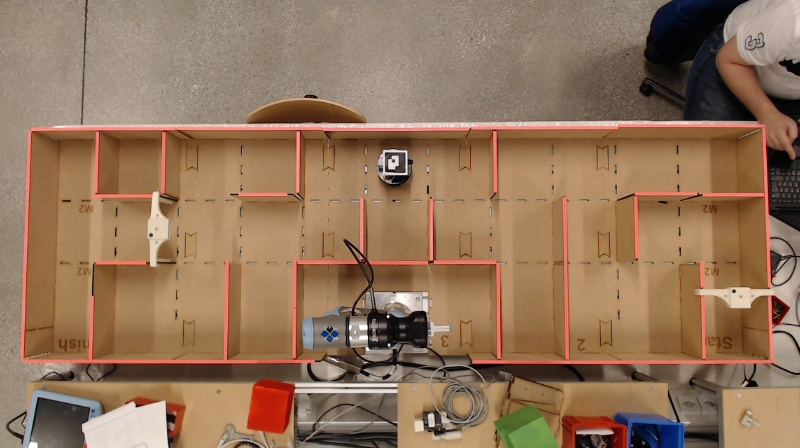
#> input picture t2.jpg, 800 x 448 px
$ jupyter execute opencv.ipynb
#> lines starting #> are read from the running program, lines starting #| are printed output that depends on the picture; after the words box and inside, x2 and y2 are one past the last pixel; in counts of white or black regions, pixels touching at a corner belong together
[cell 1]
import cv2
import numpy as np
import matplotlib.pyplot as plt
img = cv2.imread('../t2.jpg')
#> img is the input picture: shape (448, 800, 3); mean B, G, R 90.8, 116.6, 147
img_rgb = cv2.cvtColor(img, cv2.COLOR_BGR2RGB)

# Convert to HSV
img_hsv = cv2.cvtColor(img, cv2.COLOR_BGR2HSV)
#> img_hsv: shape (448, 800, 3); mean H, S, V 17.9, 101.1, 147.8

# Pink can wrap around the hue range depending on lighting/camera,
# so we use two ranges and combine them.
lower_pink_1 = np.array([140, 60, 60])
upper_pink_1 = np.array([179, 255, 255])

lower_pink_2 = np.array([0, 60, 60])
upper_pink_2 = np.array([7, 255, 255])

mask1 = cv2.inRange(img_hsv, lower_pink_1, upper_pink_1)
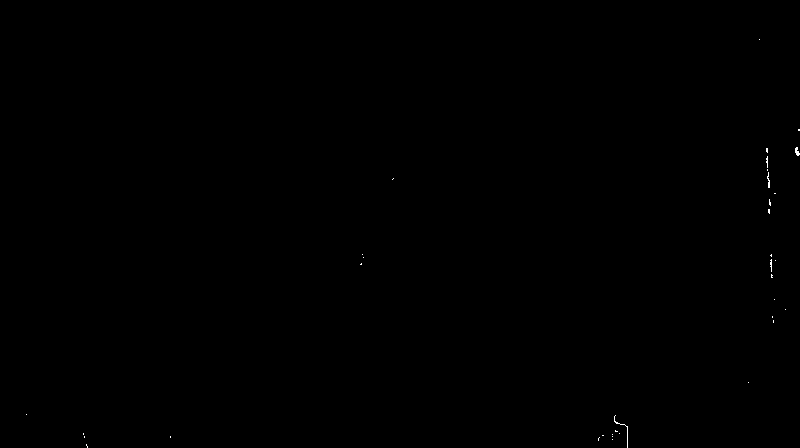
#> mask1: shape (448, 800); 0.06% white in thin lines or dots, all inside (x1, y1, x2, y2) = (26, 39, 800, 448)
mask2 = cv2.inRange(img_hsv, lower_pink_2, upper_pink_2)
#> mask2: shape (448, 800); 5% white; 125 white regions (111 under 20 px), largest, box (x1, y1, x2, y2) and area: (20, 123, 776, 367) 9140, (429, 197, 791, 367) 3646, (248, 378, 297, 434) 2073

pink_mask = cv2.bitwise_or(mask1, mask2)
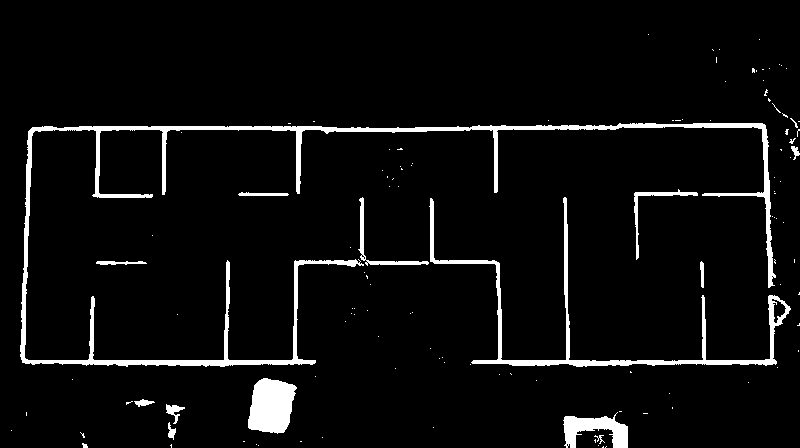
#> pink_mask: shape (448, 800); 5.1% white; 121 white regions (105 under 20 px)

plt.title("Pink Mask")
plt.imshow(pink_mask)
plt.axis('on')
plt.gca().invert_yaxis()

[cell 2]
import cv2
import numpy as np
import matplotlib.pyplot as plt

# Find contours from the mask
contours, _ = cv2.findContours(pink_mask, cv2.RETR_EXTERNAL, cv2.CHAIN_APPROX_SIMPLE)
#> contours = 121 contours, 108 with area under 20; largest, box (x1, y1, x2, y2) and area: (20, 123, 776, 367) 7144, (429, 197, 791, 367) 2994, (248, 378, 297, 434) 1990, (563, 412, 628, 448) 1100, (358, 197, 429, 266) 363

if contours:
    # Take the largest contour
    largest_contour = max(contours, key=cv2.contourArea)
#> largest_contour = contour of 820 points, box (x1, y1, x2, y2) (20, 123, 776, 367), area 7144

    # Bounding box (STRICT detection)
    x, y, w, h = cv2.boundingRect(largest_contour)
#> x = 20; y = 123; w = 756; h = 244

    # --- Padding ONLY for cropping ---
    pad = int(0.01 * max(w, h))  # 1% padding
#> pad = 7

    h_img, w_img = img.shape[:2]

    x1 = max(x - pad, 0)
#> x1 = 13
    y1 = max(y - pad, 0)
#> y1 = 116
    x2 = min(x + w + pad, w_img)
#> x2 = 783
    y2 = min(y + h + pad, h_img)
#> y2 = 374

    print(f"Original Box: (x={x}, y={y}, x2={x2}, y2={y2})")
#| Original Box: (x=20, y=123, x2=783, y2=374)
    # Crop with padding
    cropped = img[y1:y2, x1:x2]

    # Draw ORIGINAL (no padding) bounding box
    img_box = img.copy()
    cv2.rectangle(img_box, (x, y), (x+w, y+h), (0, 255, 0), 2)
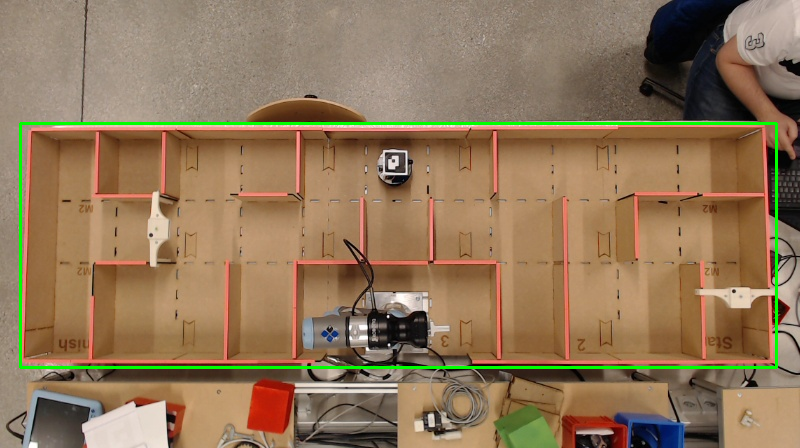
#> img_box: shape (448, 800, 3); 1.67% of pixels changed, all inside (x1, y1, x2, y2) = (19, 122, 778, 369)

    # Convert BGR → RGB
    img_box_rgb = cv2.cvtColor(img_box, cv2.COLOR_BGR2RGB)
    cropped_rgb = cv2.cvtColor(cropped, cv2.COLOR_BGR2RGB)

    # Plot
    plt.figure(figsize=(10, 5))

    plt.subplot(1, 2, 1)
    plt.title("Detected Area (No Padding)")
    plt.imshow(img_box_rgb)
    plt.axis('on')
    plt.gca().invert_yaxis()

    plt.subplot(1, 2, 2)
    plt.title("Cropped (With Padding)")
    plt.imshow(cropped_rgb)
    plt.axis('on')
    plt.gca().invert_yaxis()


    plt.tight_layout()
    plt.show()

else:
    print("No pink object detected")

[cell 3]
cropped_mask = pink_mask[y1:y2, x1:x2]
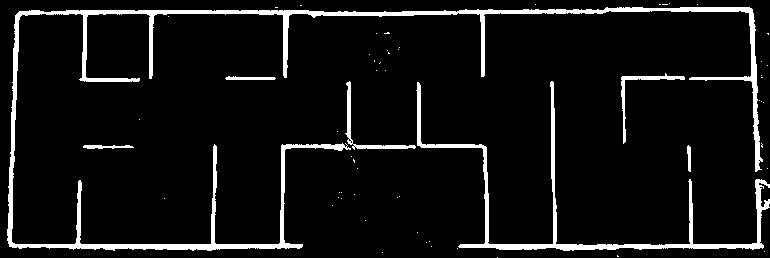
#> cropped_mask: shape (258, 770); 7.2% white; 60 white regions (53 under 20 px)

contours, _ = cv2.findContours(cropped_mask, cv2.RETR_TREE, cv2.CHAIN_APPROX_SIMPLE)
#> contours = 64 contours, 57 with area under 20; largest, box (x1, y1, x2, y2) and area: (7, 7, 763, 251) 7144, (416, 81, 770, 251) 2739, (345, 81, 416, 150) 363, (621, 73, 685, 144) 300, (225, 76, 276, 80) 102, (83, 145, 134, 149) 90, (687, 145, 691, 172) 58

# Keep only large ones
min_area = 200
filtered = [cnt for cnt in contours if cv2.contourArea(cnt) > min_area]
#> filtered = 4 contours; box (x1, y1, x2, y2) and area: (7, 7, 763, 251) 7144, (416, 81, 770, 251) 2739, (345, 81, 416, 150) 363, (621, 73, 685, 144) 300

cropped_draw = cropped.copy()
k= cv2.drawContours(cropped_draw, filtered, -1, (0, 255, 0), 2)
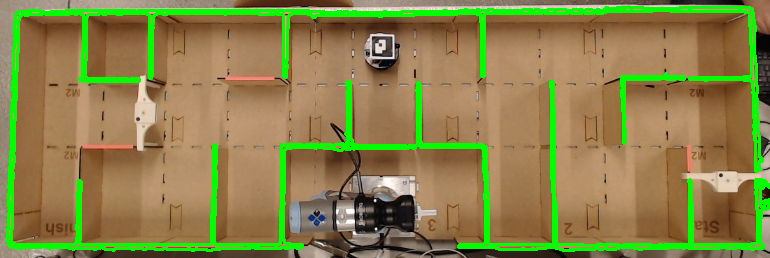
#> k: shape (258, 770, 3); mean B, G, R 73.7, 130.1, 136.7
k = cv2.cvtColor(k, cv2.COLOR_BGR2RGB)

plt.figure(figsize=(6, 6))
plt.title("Contours in Cropped Region")
plt.imshow(k)
plt.axis('on')
plt.gca().invert_yaxis()
plt.show()

[cell 4]
cropped_mask = pink_mask[y1:y2, x1:x2]

contours, _ = cv2.findContours(cropped_mask, cv2.RETR_TREE, cv2.CHAIN_APPROX_SIMPLE)

min_area = 200
filtered = [cnt for cnt in contours if cv2.contourArea(cnt) > min_area]

# Create blank image (black background)
blank = np.zeros_like(cropped)

# Draw contours only
cv2.drawContours(blank, filtered, -1, (0, 255, 0), 2)
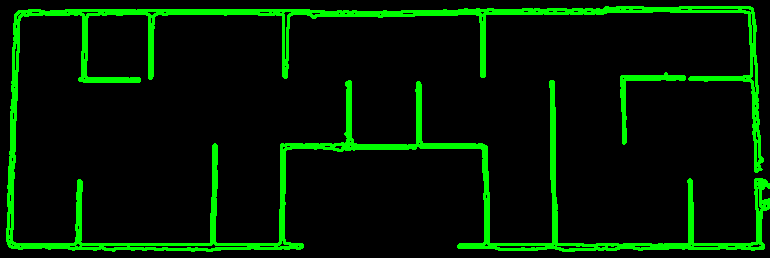
#> blank: shape (258, 770, 3); mean of channels 0, 1, 2 0, 25.3, 0; drawn as B, G, R

# Convert for display
blank_rgb = cv2.cvtColor(blank, cv2.COLOR_BGR2RGB)

plt.figure(figsize=(6, 6))
plt.title("Contours Only")
plt.imshow(blank_rgb)
plt.axis('on')
plt.gca().invert_yaxis()
plt.show()

[cell 5]
# Binary wall image from pink mask
wall_bin = (cropped_mask > 0).astype(np.uint8) * 255

plt.figure(figsize=(8, 4))
plt.title("Binary Wall Mask")
plt.imshow(wall_bin, cmap="gray", origin="lower")
plt.xlabel("x")
plt.ylabel("y")

plt.show()

[cell 6]
kernel = np.ones((3, 3), np.uint8)

wall_clean = cv2.morphologyEx(wall_bin, cv2.MORPH_OPEN, kernel)
#> wall_clean: shape (258, 770); 6.9% white; 17 white regions (4 under 20 px), largest, box (x1, y1, x2, y2) and area: (7, 10, 345, 251) 3634, (417, 83, 770, 251) 3108, (46, 10, 457, 82) 2787
wall_clean = cv2.morphologyEx(wall_clean, cv2.MORPH_CLOSE, kernel)
#> wall_clean: shape (258, 770); 7% white; 12 white regions (2 under 20 px), largest, box (x1, y1, x2, y2) and area: (7, 7, 761, 251) 8957, (356, 83, 770, 251) 3369, (550, 82, 555, 192) 406

plt.figure(figsize=(8, 4))
plt.title("Cleaned Wall Mask")
plt.imshow(wall_clean, cmap="gray", origin="lower")
plt.xlabel("x")
plt.ylabel("y")

plt.show()

[cell 7]
h, w = wall_clean.shape

# Horizontal extraction
h_kernel = cv2.getStructuringElement(cv2.MORPH_RECT, (25, 1))
horizontal = cv2.morphologyEx(wall_clean, cv2.MORPH_OPEN, h_kernel)
#> horizontal: shape (258, 770); 3.6% white; 10 white regions, largest, box (x1, y1, x2, y2) and area: (17, 7, 753, 16) 2886, (459, 244, 764, 250) 1403, (9, 244, 303, 250) 1392

# Vertical extraction
v_kernel = cv2.getStructuringElement(cv2.MORPH_RECT, (1, 25))
vertical = cv2.morphologyEx(wall_clean, cv2.MORPH_OPEN, v_kernel)
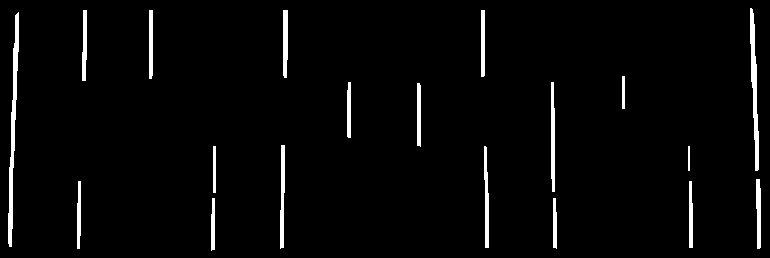
#> vertical: shape (258, 770); 3% white; 19 white regions, largest, box (x1, y1, x2, y2) and area: (8, 12, 19, 247) 982, (750, 8, 759, 171) 728, (551, 82, 555, 192) 401

plt.figure(figsize=(12, 4))

plt.subplot(1, 2, 1)
plt.title("Horizontal Walls")
plt.imshow(horizontal, cmap="gray", origin="lower")
plt.xlabel("x")
plt.ylabel("y")

plt.subplot(1, 2, 2)
plt.title("Vertical Walls")
plt.imshow(vertical, cmap="gray", origin="lower")
plt.xlabel("x")
plt.ylabel("y")

plt.tight_layout()

plt.show()

[cell 8]
# Projection profiles
x_profile = vertical.sum(axis=0)
#> x_profile = 770 values, max 43095 at index 283, min 0 at index 0, mean 1969.1
y_profile = horizontal.sum(axis=1)
#> y_profile = 258 values, max 159375 at index 11, min 0 at index 0, mean 7034.2

plt.figure(figsize=(12, 4))

plt.subplot(1, 2, 1)
plt.title("X Profile from Vertical Walls")
plt.plot(x_profile)
plt.xlabel("x")
plt.ylabel("sum")

plt.subplot(1, 2, 2)
plt.title("Y Profile from Horizontal Walls")
plt.plot(y_profile)
plt.xlabel("y")
plt.ylabel("sum")

plt.tight_layout()

plt.show()
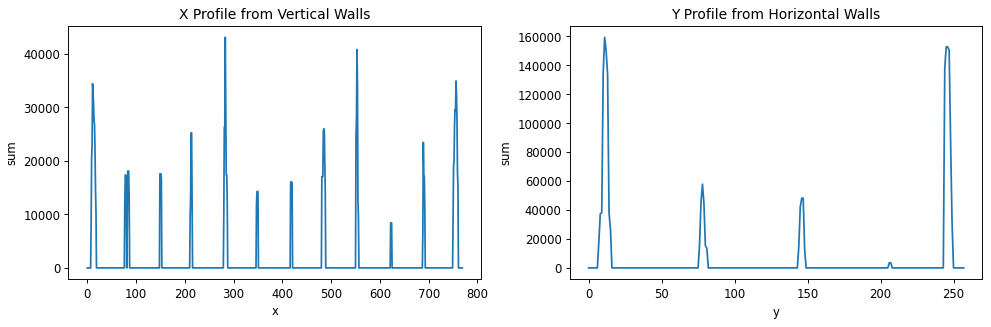
#> figure drawn by matplotlib, 2 panels; panel 1: curve peaks at x = 283, y = 43095; panel 2: curve peaks at x = 11, y = 159375

[cell 9]
def extract_peaks(profile, threshold_ratio=0.3, min_gap=15):
#> called with profile = array of shape (770,), threshold_ratio = 0.3, min_gap = 15
    threshold = profile.max() * threshold_ratio
#> threshold = 12928.5
    raw = np.where(profile > threshold)[0]
#> raw = 60 values from 9 to 760

    if len(raw) == 0:
        return []

    groups = []
    current = [raw[0]]
#> current = [9]

    for idx in raw[1:]:
        if idx - current[-1] <= min_gap:
            current.append(idx)
        else:
            groups.append(current)
            current = [idx]
#> this loop made 59 passes
#> (idx, current) on passes 9, 15, 19, 22, 28, 31, 35, 43: (78, [78]), (149, [149]), (212, [212]), (281, [281]), (348, [348]), (417, [417]), (481, [481]), (551, [551])
#> after the loop, groups = [[9, 10, 11, 12, 13, 14, 15, 16, 17], [78, 79, 80, 83, 84, 85], [149, 150, 151, 152], [212, 213, 214], [281, 282, 283, 284, 285, 286], [348, 349, 350], [417, 418, 419, 420], [481, 482, 483, 484, 485, 486, 487, 488], [551, 552, 553, 554], [689, 690, 691]]
    groups.append(current)

    centers = [int(np.mean(g)) for g in groups]
#> centers = [13, 81, 150, 213, 283, 349, 418, 484, 552, 690, 755]
    return centers

x_lines = extract_peaks(x_profile, threshold_ratio=0.3, min_gap=15)
#> x_lines has the same summary as centers in extract_peaks
y_lines = extract_peaks(y_profile, threshold_ratio=0.1, min_gap=15)
#> the loop in extract_peaks (call 2), `for idx in raw[1:]:` made 20 passes
#> (idx, current) on passes 9, 12, 15: (77, [77]), (145, [145]), (244, [244])
#> y_lines = [11, 78, 146, 246]

print("Candidate x grid lines:", x_lines)
#| Candidate x grid lines: [13, 81, 150, 213, 283, 349, 418, 484, 552, 690, 755]
print("Candidate y grid lines:", y_lines)
#| Candidate y grid lines: [11, 78, 146, 246]

[cell 10]
overlay = cv2.cvtColor(wall_clean, cv2.COLOR_GRAY2RGB)

for xg in x_lines:
    cv2.line(overlay, (xg, 0), (xg, h - 1), (255, 0, 0), 1)
#> this loop made 11 passes
#> xg on passes 1 to 8: 13, 81, 150, 213, 283, 349, 418, 484
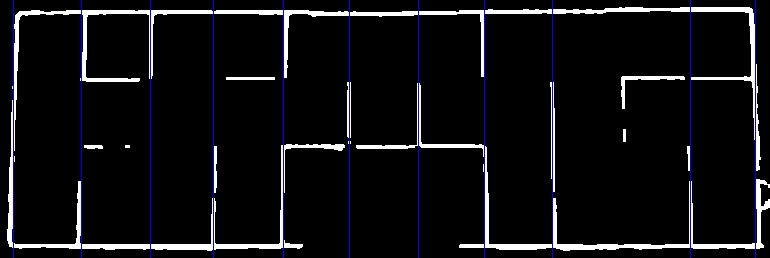
#> overlay: shape (258, 770, 3); mean B, G, R 20, 16.4, 16.4

for yg in y_lines:
    cv2.line(overlay, (0, yg), (w - 1, yg), (0, 255, 0), 1)
#> this loop made 4 passes
#> yg on passes 1 to 4: 11, 78, 146, 246
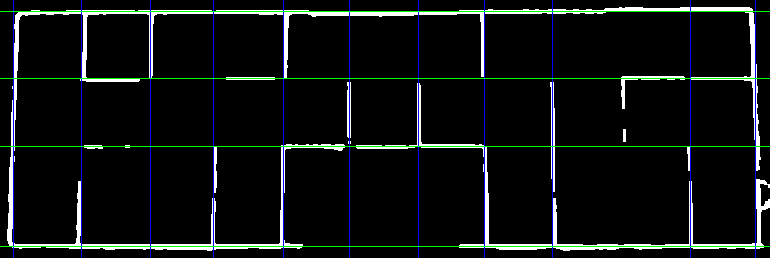
#> overlay: shape (258, 770, 3); 1.55% of pixels changed, all inside (x1, y1, x2, y2) = (0, 11, 770, 247)

plt.figure(figsize=(10, 5))
plt.title("Detected Grid Lines")
plt.imshow(overlay, origin="lower")
plt.xlabel("x")
plt.ylabel("y")

plt.show()

[cell 11]
x_lines = sorted(x_lines)
y_lines = sorted(y_lines)

n_cols = len(x_lines) - 1
#> n_cols = 10
n_rows = len(y_lines) - 1
#> n_rows = 3

print("Rows:", n_rows, "Cols:", n_cols)
#| Rows: 3 Cols: 10

[cell 12]
import string

# Create a list for row labels (A, B, C...) and col labels (1, 2, 3...)
row_labels = list(string.ascii_uppercase)[:n_rows] # ['A', 'B', 'C']
#> row_labels = ['A', 'B', 'C']
col_labels = [str(i+1) for i in range(n_cols)]     # ['1', '2', '3'...]

cell_centers = {}

plt.figure(figsize=(10, 5))
plt.imshow(overlay, origin="lower")

for r in range(n_rows):
    for c in range(n_cols):
        # Calculate center coordinates
        center_x = (x_lines[c] + x_lines[c+1]) // 2
        center_y = (y_lines[r] + y_lines[r+1]) // 2

        # Create label (e.g., "A1")
        label = f"{row_labels[r]}{col_labels[c]}"
        cell_centers[label] = (center_x, center_y)

        # Plot the label on the image
        plt.text(center_x, center_y, label, color="yellow",
                 ha="center", va="center", fontweight="bold")
#> after the loop, cell_centers = 30 items

plt.title("Grid with Cell Labels")
plt.xlabel("x")
plt.ylabel("y")
plt.show()

# Example: Accessing a specific center
print(f"Center of cell A1: {cell_centers['A1']}")
#| Center of cell A1: (47, 44)
print(f"Center of cell B2: {cell_centers['B1']}")
#| Center of cell B2: (47, 112)
print(f"Center of cell C3: {cell_centers['C3']}")
#| Center of cell C3: (181, 196)

[cell 13]
import numpy as np

# Threshold to decide if a line is a wall (0 to 255)
# 127 is a good middle ground for binary images
THRESHOLD = 100

# Dictionary to store wall data: {(row, col): {'top': True, 'bottom': False, ...}}
grid_walls = {}

for r in range(n_rows):
    for c in range(n_cols):
        # Define boundaries
        x1, x2 = x_lines[c], x_lines[c+1]
        y1, y2 = y_lines[r], y_lines[r+1]

        # Helper to check if a slice of the image contains white pixels
        def is_wall(pixel_slice):
            return np.mean(pixel_slice) > THRESHOLD

        # Check the four sides
        # We take a small slice (3 pixels wide) to ensure we don't miss the wall
        walls = {
            "bottom": is_wall(wall_clean[y1, x1:x2]),
            "top":    is_wall(wall_clean[y2, x1:x2]),
            "left":   is_wall(wall_clean[y1:y2, x1]),
            "right":  is_wall(wall_clean[y1:y2, x2])
        }

        label = f"{string.ascii_uppercase[r]}{c+1}"
        grid_walls[label] = walls
#> after the loop, grid_walls = 30 items

# Example output for cell A1
print(f"Walls for A1: {grid_walls['A1']}")
#| Walls for A1: {'bottom': True, 'top': False, 'left': True, 'right': False}

[cell 14]
for r in reversed(range(n_rows)):
    row_str = ""
    for c in range(n_cols):
        label = f"{string.ascii_uppercase[r]}{c+1}"
        # If the cell has a top wall, draw a line
        row_str += " --- " if grid_walls[label]['top'] else "     "
    print(row_str)

    side_str = ""
    for c in range(n_cols):
        label = f"{string.ascii_uppercase[r]}{c+1}"
        # If the cell has a left wall, draw a pipe
        left = "|" if grid_walls[label]['left'] else " "
        side_str += f"{left} {label} "
    # Check the very last right wall
    last_label = f"{string.ascii_uppercase[r]}{n_cols}"
    if grid_walls[last_label]['right']: side_str += "|"
    print(side_str)
#> this loop made 3 passes
#> last_label on passes 1 to 3: 'C10', 'B10', 'A10'

# Print the final bottom row
bottom_row = ""
for c in range(n_cols):
    label = f"{string.ascii_uppercase[0]}{c+1}"
    bottom_row += " --- " if grid_walls[label]['bottom'] else "     "
#> this loop made 10 passes
print(bottom_row)

[cell 15]
import string
from collections import deque

def shortest_path(grid_walls, start_cell, end_cell, n_rows, n_cols):
    """
    Find the shortest path between two cells in a maze using BFS.

    Args:
        grid_walls: dict like
            {
                "A1": {"top": True, "bottom": False, "left": True, "right": False},
                ...
            }
        start_cell: starting label, e.g. "A1"
        end_cell: ending label, e.g. "C3"
        n_rows: number of rows
        n_cols: number of cols

    Returns:
        list of cell labels representing the shortest path,
        or None if no path exists
    """
#> called with start_cell = 'A1', end_cell = 'B9', n_rows = 3, n_cols = 10

    row_letters = list(string.ascii_uppercase[:n_rows])
#> row_letters = ['A', 'B', 'C']

    def label_to_rc(label):
        row_letter = label[0]
        col = int(label[1:]) - 1
        row = row_letters.index(row_letter)
        return row, col

    def rc_to_label(r, c):
        return f"{row_letters[r]}{c+1}"

    def in_bounds(r, c):
        return 0 <= r < n_rows and 0 <= c < n_cols

    if start_cell not in grid_walls or end_cell not in grid_walls:
        return None

    queue = deque([start_cell])
    visited = {start_cell}
    parent = {start_cell: None}

    while queue:
        current = queue.popleft()

        if current == end_cell:
            break

        r, c = label_to_rc(current)
        walls = grid_walls[current]

        neighbors = []

        # Up
        if not walls["top"]:
            nr, nc = r + 1, c
            if in_bounds(nr, nc):
                neighbors.append(rc_to_label(nr, nc))

        # Down
        if not walls["bottom"]:
            nr, nc = r - 1, c
            if in_bounds(nr, nc):
                neighbors.append(rc_to_label(nr, nc))

        # Left
        if not walls["left"]:
            nr, nc = r, c - 1
            if in_bounds(nr, nc):
                neighbors.append(rc_to_label(nr, nc))

        # Right
        if not walls["right"]:
            nr, nc = r, c + 1
            if in_bounds(nr, nc):
                neighbors.append(rc_to_label(nr, nc))

        for nb in neighbors:
            if nb not in visited:
                visited.add(nb)
                parent[nb] = current
                queue.append(nb)
#> this loop made 23 passes
#> (row in label_to_rc, r, c, walls, nr, nc) on passes 1, 3, 8, 9, 11: (0, 0, 0, {'bottom': True, 'top': False, 'left': True, 'right': False}, 0, 1), (0, 0, 1, {'bottom': True, 'top': True, 'left': False, 'right': True}, 0, 0), (2, 2, 2, {'bottom': False, 'top': True, 'left': False, 'right': True}, 2, 1), (0, 0, 2, {'bottom': True, 'top': False, 'left': True, 'right': False}, 0, 3), (0, 0, 3, {'bottom': True, 'top': True, 'left': False, 'right': True}, 0, 2)
#> after the loop, parent = 23 items; visited = 23 items

    if end_cell not in parent:
        return None

    # Reconstruct path
    path = []
    cur = end_cell
    while cur is not None:
        path.append(cur)
        cur = parent[cur]

    path.reverse()
    return path

[cell 16]
path = shortest_path(
    grid_walls=grid_walls,
    start_cell="A1",
    end_cell="B9",
    n_rows=n_rows,
    n_cols=n_cols,
)

print("Shortest path:", path)
#| Shortest path: None
